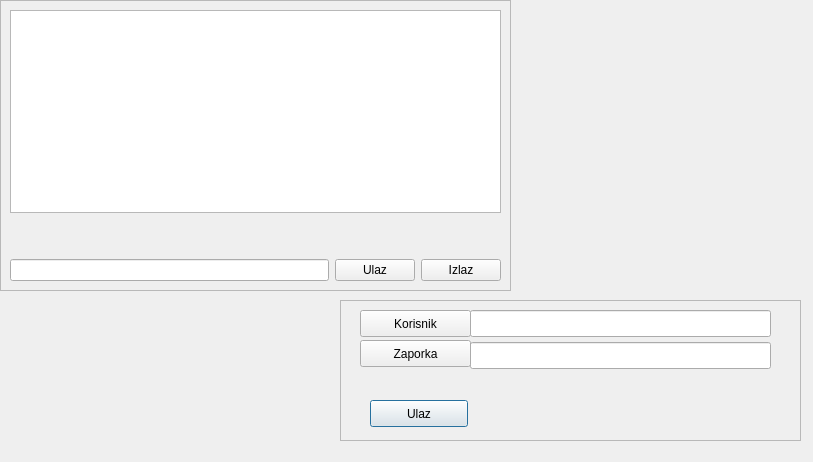
<?xml version="1.0" encoding="UTF-8"?>
<ui version="4.0">
 <class>frmLogin</class>
 <widget class="QDialog" name="frmLogin">
  <property name="geometry">
   <rect>
    <x>0</x>
    <y>0</y>
    <width>813</width>
    <height>462</height>
   </rect>
  </property>
  <property name="sizePolicy">
   <sizepolicy hsizetype="Fixed" vsizetype="Fixed">
    <horstretch>0</horstretch>
    <verstretch>0</verstretch>
   </sizepolicy>
  </property>
  <property name="windowTitle">
   <string>Dialog</string>
  </property>
  <widget class="QFrame" name="frameLog">
   <property name="geometry">
    <rect>
     <x>340</x>
     <y>300</y>
     <width>461</width>
     <height>141</height>
    </rect>
   </property>
   <property name="frameShape">
    <enum>QFrame::StyledPanel</enum>
   </property>
   <property name="frameShadow">
    <enum>QFrame::Raised</enum>
   </property>
   <widget class="QLineEdit" name="txtKorisnik">
    <property name="geometry">
     <rect>
      <x>130</x>
      <y>10</y>
      <width>301</width>
      <height>27</height>
     </rect>
    </property>
   </widget>
   <widget class="QPushButton" name="btnUlaz">
    <property name="geometry">
     <rect>
      <x>30</x>
      <y>100</y>
      <width>98</width>
      <height>27</height>
     </rect>
    </property>
    <property name="text">
     <string>Ulaz</string>
    </property>
    <property name="icon">
     <iconset resource="../kasares.qrc">
      <normaloff>:/ikone/ikone/document_encrypt.svg</normaloff>:/ikone/ikone/document_encrypt.svg</iconset>
    </property>
    <property name="iconSize">
     <size>
      <width>22</width>
      <height>22</height>
     </size>
    </property>
   </widget>
   <widget class="QPushButton" name="btnKorisnik">
    <property name="geometry">
     <rect>
      <x>20</x>
      <y>10</y>
      <width>111</width>
      <height>27</height>
     </rect>
    </property>
    <property name="text">
     <string>Korisnik</string>
    </property>
    <property name="icon">
     <iconset resource="../kasares.qrc">
      <normaloff>:/ikone/ikone/list_add_user.svg</normaloff>:/ikone/ikone/list_add_user.svg</iconset>
    </property>
    <property name="iconSize">
     <size>
      <width>22</width>
      <height>22</height>
     </size>
    </property>
   </widget>
   <widget class="QLineEdit" name="txtPassword">
    <property name="geometry">
     <rect>
      <x>130</x>
      <y>42</y>
      <width>301</width>
      <height>27</height>
     </rect>
    </property>
   </widget>
   <widget class="QPushButton" name="btnZaporka">
    <property name="geometry">
     <rect>
      <x>20</x>
      <y>40</y>
      <width>111</width>
      <height>27</height>
     </rect>
    </property>
    <property name="text">
     <string>Zaporka</string>
    </property>
    <property name="icon">
     <iconset resource="../kasares.qrc">
      <normaloff>:/ikone/ikone/document_encrypt.svg</normaloff>:/ikone/ikone/document_encrypt.svg</iconset>
    </property>
    <property name="iconSize">
     <size>
      <width>22</width>
      <height>22</height>
     </size>
    </property>
   </widget>
  </widget>
  <widget class="QFrame" name="frame">
   <property name="geometry">
    <rect>
     <x>0</x>
     <y>0</y>
     <width>511</width>
     <height>291</height>
    </rect>
   </property>
   <property name="frameShape">
    <enum>QFrame::StyledPanel</enum>
   </property>
   <property name="frameShadow">
    <enum>QFrame::Raised</enum>
   </property>
   <layout class="QGridLayout" name="gridLayout">
    <item row="0" column="0">
     <layout class="QVBoxLayout" name="verticalLayout">
      <item>
       <widget class="QTableView" name="tableView">
        <attribute name="horizontalHeaderVisible">
         <bool>false</bool>
        </attribute>
        <attribute name="verticalHeaderVisible">
         <bool>false</bool>
        </attribute>
       </widget>
      </item>
      <item>
       <spacer name="horizontalSpacer">
        <property name="orientation">
         <enum>Qt::Horizontal</enum>
        </property>
        <property name="sizeHint" stdset="0">
         <size>
          <width>40</width>
          <height>20</height>
         </size>
        </property>
       </spacer>
      </item>
      <item>
       <widget class="QLabel" name="lblInfo">
        <property name="text">
         <string/>
        </property>
       </widget>
      </item>
      <item>
       <layout class="QHBoxLayout" name="horizontalLayout">
        <item>
         <widget class="QLineEdit" name="txtTpass">
          <property name="text">
           <string/>
          </property>
          <property name="echoMode">
           <enum>QLineEdit::Password</enum>
          </property>
         </widget>
        </item>
        <item>
         <widget class="QPushButton" name="btnTzaporka">
          <property name="text">
           <string>Ulaz</string>
          </property>
          <property name="icon">
           <iconset resource="../kasares.qrc">
            <normaloff>:/ikone/ikone/document_encrypt.svg</normaloff>:/ikone/ikone/document_encrypt.svg</iconset>
          </property>
          <property name="iconSize">
           <size>
            <width>22</width>
            <height>22</height>
           </size>
          </property>
         </widget>
        </item>
        <item>
         <widget class="QPushButton" name="btnIzlaz">
          <property name="text">
           <string>Izlaz</string>
          </property>
          <property name="icon">
           <iconset resource="../kasares.qrc">
            <normaloff>:/ikone/ikone/system_log_out.svg</normaloff>:/ikone/ikone/system_log_out.svg</iconset>
          </property>
          <property name="iconSize">
           <size>
            <width>22</width>
            <height>22</height>
           </size>
          </property>
         </widget>
        </item>
       </layout>
      </item>
     </layout>
    </item>
   </layout>
  </widget>
 </widget>
 <resources>
  <include location="../kasares.qrc"/>
 </resources>
 <connections/>
</ui>
